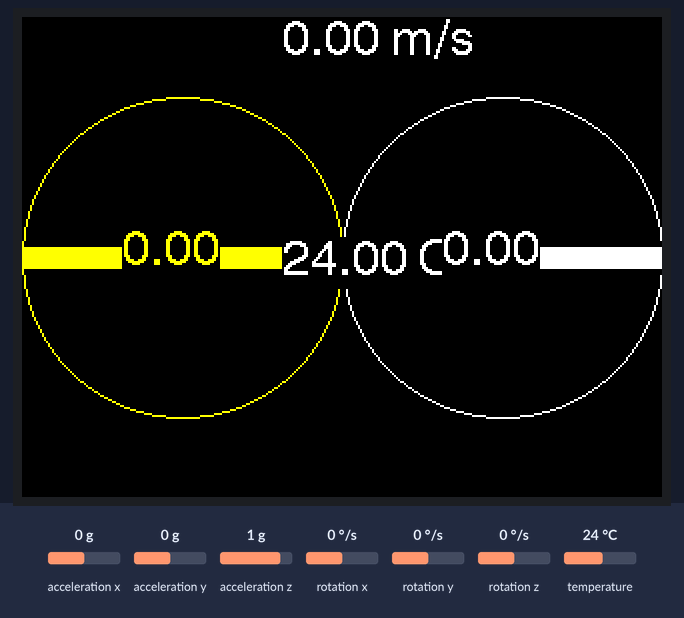
This sketch was run on a simulated ESP32. Shown: 320×240 colour display. The inputs (shaded band) are chosen by the test bench; at power-on: rotation x 0 °/s, acceleration x 0 g, rotation z 0 °/s, temperature 24 °C, acceleration y 0 g, acceleration z 1 g, rotation y 0 °/s.

Above: at 1.5 s.
1.6 s: rotation x set to -192 °/s
At 3.3 s:
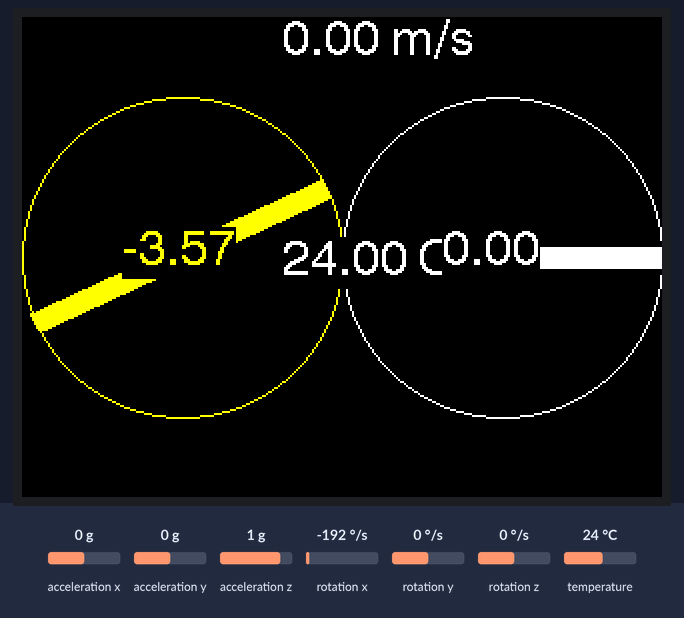
5.0 s: acceleration x set to -1.4 g
At 6.0 s:
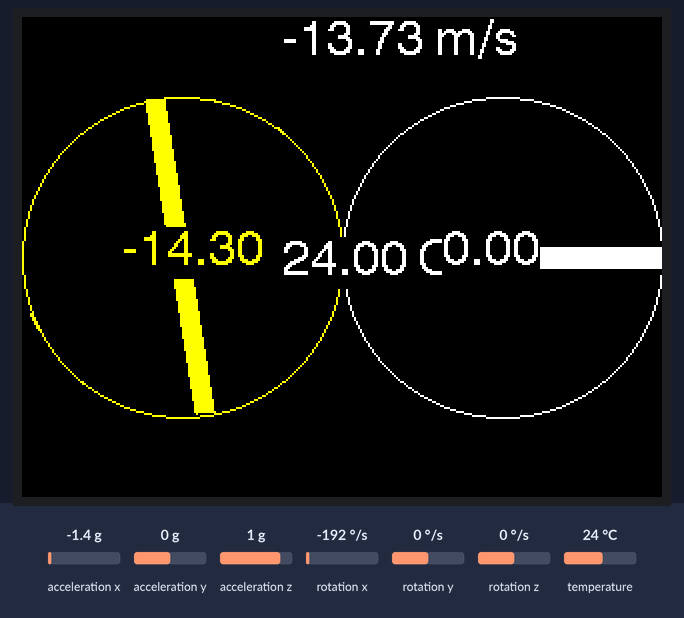
8.2 s: rotation z set to -192 °/s
At 9.7 s:
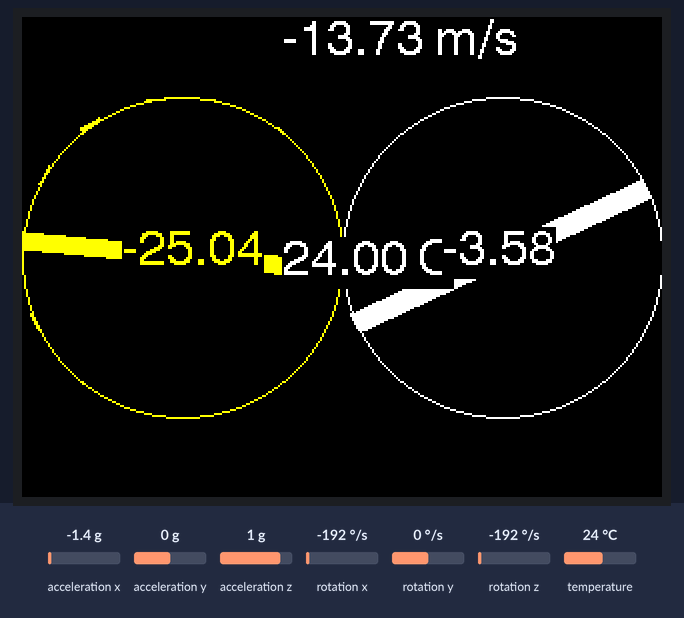
11.5 s: temperature set to 12 °C
At 12.6 s:
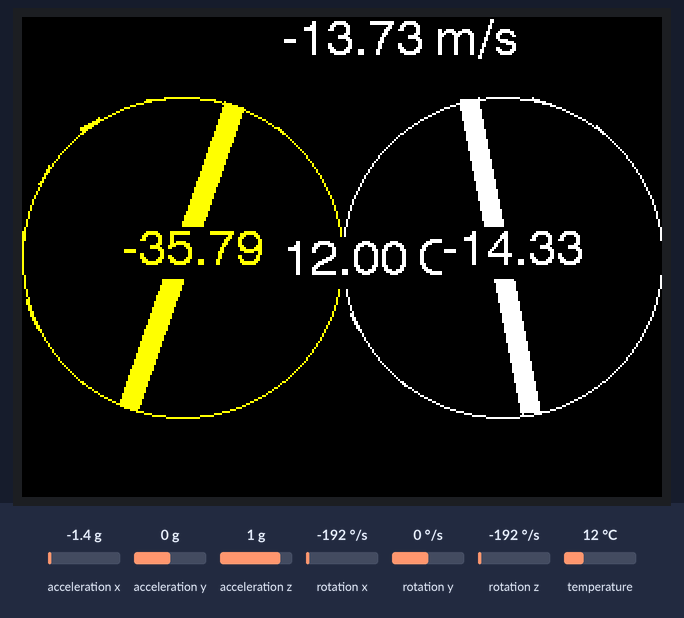
Timing chart, 0 to 14.5 s (numbered marks = the images above; inputs shaded):
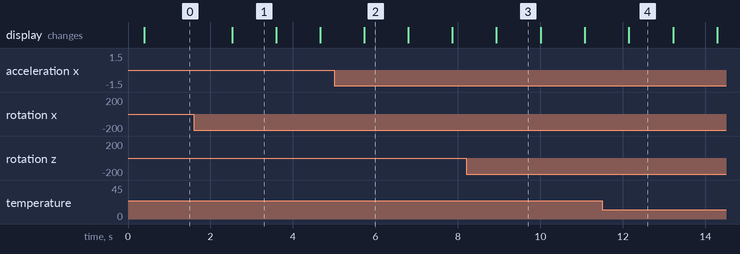

Measured:
- after the input at 1.6 s, the display: changes after 0.93 s (image 1)
- what the display in image 1 shows lasts 1.1 s, from 2.5 s to 3.6 s

The sketch:

main-car-rotate.ino
```cpp
#include <TFT_eSPI.h> // Graphics and font library for ST7735 driver chip
#include <SPI.h>
#include <Adafruit_MPU6050.h>
#include <Adafruit_Sensor.h>
#include <Wire.h>

TFT_eSPI tft = TFT_eSPI();  // Invoke library, pins defined in User_Setup.h
Adafruit_MPU6050 mpu;

// Variables to store initial angles and accelerations
float initialAngleX = 0;
float initialAngleY = 0;
float initialAngleZ = 0;
unsigned long lastTime = 0;
float angleX = 0;
float angleY = 0;
float angleZ = 0;
float accelerationX = 0;
float temperature = 0;

int16_t screenWidth, screenHeight;
int16_t centerX1, centerY1, centerX2, centerY2;
int16_t radius, diameter;

void setup(void) {
  tft.init();
  tft.setRotation(1);
  setup_mpu();

  // Get initial MPU6050 readings
  sensors_event_t a, g, temp;
  mpu.getEvent(&a, &g, &temp);

  // Set initial angles
  initialAngleX = g.gyro.x;
  initialAngleY = g.gyro.y;
  initialAngleZ = g.gyro.z;
  lastTime = millis();

  // Initialize screen dimensions and circle parameters
  screenWidth = tft.width();
  screenHeight = tft.height();
  centerX1 = screenWidth / 4;
  centerY1 = screenHeight / 2;
  centerX2 = 3 * screenWidth / 4;
  centerY2 = screenHeight / 2;
  radius = screenWidth / 4;
  diameter = 2 * radius;

  // Set initial screen background
  tft.fillScreen(TFT_BLACK);
}

void loop() {
  getMpuData();
  updateDisplay();
  delay(1000); // Adjust delay to balance power consumption and update frequency
}

void setup_mpu(){
  if (!mpu.begin()) {
    while (1) {
      delay(10);
    }
  }

  mpu.setAccelerometerRange(MPU6050_RANGE_8_G);
  mpu.setGyroRange(MPU6050_RANGE_500_DEG);
  mpu.setFilterBandwidth(MPU6050_BAND_5_HZ);
  delay(100);
}

void getMpuData(){
  sensors_event_t a, g, temp;
  mpu.getEvent(&a, &g, &temp);

  unsigned long currentTime = millis();
  float dt = (currentTime - lastTime) / 1000.0; // time in seconds
  lastTime = currentTime;

  angleX += (g.gyro.x - initialAngleX) * dt;
  angleY += (g.gyro.y - initialAngleY) * dt;
  angleZ += (g.gyro.z - initialAngleZ) * dt;

  accelerationX = a.acceleration.x;
  temperature = temp.temperature;
}

void updateDisplay() {
  // Clear only the areas that need to be updated
  tft.fillCircle(centerX1, centerY1, radius, TFT_BLACK);
  tft.fillCircle(centerX2, centerY2, radius, TFT_BLACK);

  // Draw circles and lines
  drawCircleAndLine(centerX1, centerY1, radius, angleX, TFT_YELLOW);
  drawCircleAndLine(centerX2, centerY2, radius, angleZ, TFT_WHITE);

  // Display X acceleration value and temperature between circles
  tft.setTextColor(TFT_WHITE, TFT_BLACK);
  tft.setTextFont(4);
  tft.setCursor(screenWidth / 2 - 30, 0); // Adjust position if necessary
  tft.printf("%.2f m/s", accelerationX);

  tft.setCursor(screenWidth / 2 - 30, 110); // Position below acceleration text
  tft.printf("%.2f C", temperature);

  // Display rotation values at the center of each circle
  tft.setTextColor(TFT_YELLOW, TFT_BLACK);
  tft.setTextFont(4);
  tft.setCursor(centerX1 - 30, centerY1 - 15);
  tft.printf("%.2f", angleX);

  tft.setTextColor(TFT_WHITE, TFT_BLACK);
  tft.setTextFont(4);
  tft.setCursor(centerX2 - 30, centerY2 - 15);
  tft.printf("%.2f", angleZ);
}

void drawCircleAndLine(int centerX, int centerY, int radius, float angle, uint16_t color) {
  // Draw the circle
  tft.drawCircle(centerX, centerY, radius, color);

  // Draw rotating line
  float rad = angle; // Assuming angle is in radians
  int16_t lineX1 = centerX - radius * cos(rad);
  int16_t lineY1 = centerY - radius * sin(rad);
  int16_t lineX2 = centerX + radius * cos(rad);
  int16_t lineY2 = centerY + radius * sin(rad);

  drawThickLine(lineX1, lineY1, lineX2, lineY2, color, 10);
}

void drawThickLine(int x0, int y0, int x1, int y1, uint16_t color, uint8_t thickness) {
  float dx = x1 - x0;
  float dy = y1 - y0;
  float d = sqrt(dx*dx + dy*dy);
  float ux = dx / d;
  float uy = dy / d;
  int16_t x2 = x0 - uy * thickness / 2;
  int16_t y2 = y0 + ux * thickness / 2;
  int16_t x3 = x1 - uy * thickness / 2;
  int16_t y3 = y1 + ux * thickness / 2;
  int16_t x4 = x0 + uy * thickness / 2;
  int16_t y4 = y0 - ux * thickness / 2;
  int16_t x5 = x1 + uy * thickness / 2;
  int16_t y5 = y1 - ux * thickness / 2;

  tft.fillTriangle(x2, y2, x3, y3, x4, y4, color);
  tft.fillTriangle(x3, y3, x4, y4, x5, y5, color);
}
```
